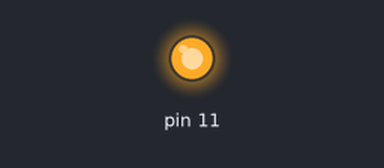
A program run on a simulated Raspberry Pi (header pin numbers). Shown: output pins drawn as LEDs (lit = HIGH).

Above: at 2.5 s.
At 7.5 s:
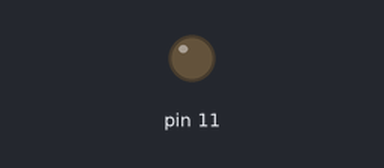
Timing chart, 0 to 13.0 s (numbered marks = the images above):
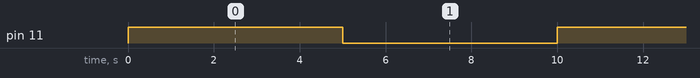

Measured:
- by itself, pin 11: alternates HIGH for 5.0 s and LOW for 5.0 s

The program:

test.py
```python
#!/usr/bin/env python
# -*- coding: utf-8 -*-

import RPi.GPIO as GPIO
import time

GPIO.setmode(GPIO.BOARD)
# need to set up every channel which are using as an input or an output
GPIO.setup(11, GPIO.OUT)

while True:
    GPIO.output(11, GPIO.HIGH)
    time.sleep(5)
    GPIO.output(11, GPIO.LOW)
    time.sleep(5)
```
